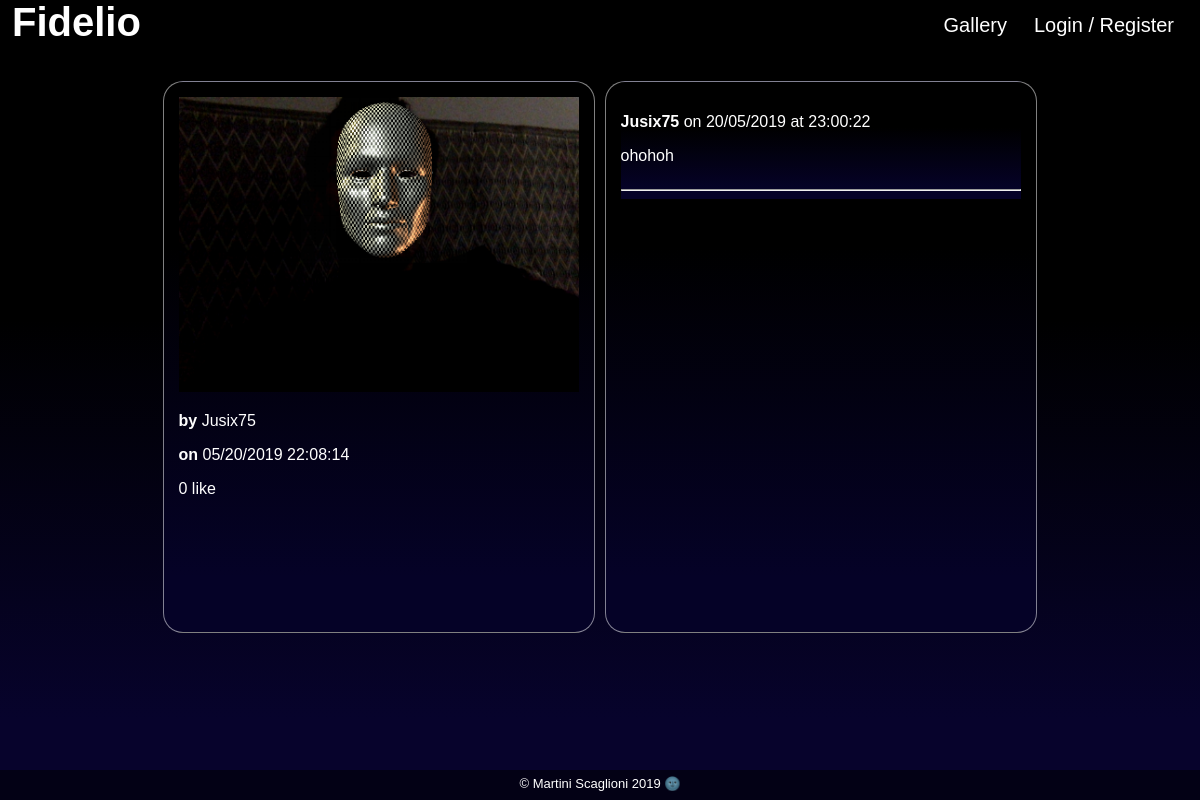
The page /index.php?view=picture&id=47 on the database as committed earlier.
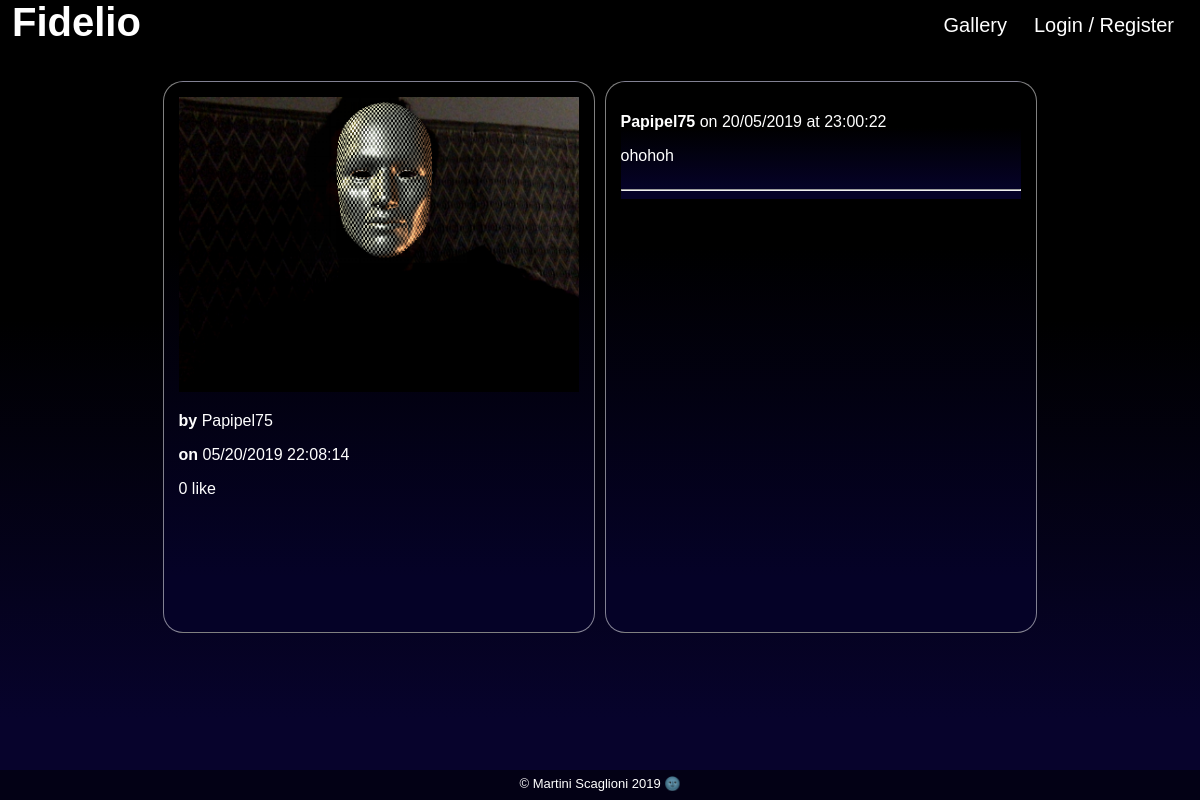
The same page on the database as committed later.
### tables this page shows
CREATE TABLE `users` (
  `user_id` int(11) NOT NULL,
  `user_name` varchar(100) NOT NULL,
  `user_email` varchar(100) NOT NULL,
  `user_password` text NOT NULL,
  `hash` text NOT NULL,
  `account_valid` int(11) NOT NULL,
  `notifications` int(1) NOT NULL
);

CREATE TABLE `comments` (
  `id` int(11) NOT NULL,
  `picture_id` int(11) NOT NULL,
  `user_id` int(100) NOT NULL,
  `comment` text NOT NULL,
  `comment_date` datetime NOT NULL
);

### model/PictureManager.php (called while the page is built, shortened)
<?
class PictureManager extends Manager
{
    public function getPictures($picture_id)
    {
        $db = $this->dbConnect();
        if ($picture_id != '')
        {
            $pictures = $db->prepare("SELECT picture_id, user_id, content FROM pictures WHERE picture_id = '$picture_id'");
            $pictures->execute();
        }
        else
        {
            $pictures = $db->prepare('SELECT picture_id, user_id, content FROM pictures ORDER BY picture_id DESC');
            $pictures->execute();
        }
        return $pictures;
    }
}

### model/UserManager.php (called while the page is built, shortened)
<?
class UserManager extends Manager
{
    public function getUsers()
    {
        $db = $this->dbConnect();
        $req = $db->prepare("SELECT user_id, user_name, user_email, user_password, hash, account_valid, notifications FROM users ORDER BY user_id");
        $req->execute();
        return $req;
    }
}

### model/CommentManager.php (called while the page is built, shortened)
<?
class CommentManager extends Manager
{
    public function getComments()
    {
        $db = $this->dbConnect();
        $comments = $db->prepare('SELECT id, picture_id, user_id, comment, DATE_FORMAT(comment_date, \'%d/%m/%Y at %H:%i:%s\') AS comment_date_fr FROM comments ORDER BY id ASC');
        $comments->execute();
        return $comments;
    }
}

### view/pictureView.php (the view, shortened to what the changed rows need)
        <div class="main_nav">
            <?php
                $user = $users->fetchAll();
                $comment = $comments->fetchAll();
                $like = $likes->fetchAll();
                $pictures = $gallery->fetchAll();
                $likes_nb = 0;
                for ($i = 0; $pictures[$i]; $i++)
                {
                    if ($pictures[$i]['picture_id'] == $picture_id)
                    {
                        $img = $pictures[$i]['content'];
                        $picture_was_taken_by = $pictures[$i]['user_id'];
                    }
                }
                for ($i = 0; $user[$i]; $i++)
                {
                    if ($picture_was_taken_by == $user[$i]['user_id'])
                    {
                        $picture_author = $user[$i]['user_name'];
                    }
                }
                for ($i = 0; $like[$i]; $i++)
                {
                    if ($like[$i]['picture_id'] == $picture_id)
                    {
                        $likes_nb++;
                    }
                    if ($like[$i]['picture_id'] == $picture_id && $like[$i]['user_id'] == $loggued_user_id)
                    {
                        $user_has_liked = 1;
                    }
                }
                $date = strstr($img, ':');
                $date = substr($date, 1);
                $date = strtok($date, '.');
            ?>
            <div class="picture_view">
                <?php
                    echo '<img class="single-picture" src="pictures/snaps/'.$img.'"/>';
                ?>
                <p><strong>by </strong><?= $picture_author ?></p>
                <p><strong>on </strong><?= date('m/d/Y H:i:s', $date) ?></p>
                <?php
                    if ($likes_nb < 2)
                    {
                        echo '<p id="likes"> '.$likes_nb.' like</p>';
                    } else {
                        echo '<p id="likes"> '.$likes_nb.' likes</p>';
                    }
                ?>
            </div>
            <div class="comment_view">
                <?php
                    for ($i = 0; $comment[$i]; $i++)
                    {
                        if ($comment[$i]['picture_id'] == $picture_id)
                        {
                            $j++;
                        }
                    }
                    if ($j > 0)
                    {
                        if ($_SESSION['loggued_on_user'])
                        {
                            $section = 'comments_section';
                        } else {
                            $section = 'comments_section_full';
                        }
                ?>
                <section class="<?= $section ?>">
                    <?php
                        for ($i = 0; $comment[$i]; $i++)
                        {
                            $i++;
                        }
                        while ($i-- > 0)
                        {
                            if ($comment[$i]['picture_id'] == $picture_id)
                            {
                                for ($j = 0; $user[$j]; $j++)
                                {
                                    if ($user[$j]['user_id'] == $comment[$i]['user_id'])
                                    {
                                        $commentor = $user[$j]['user_name'];
                                    }
                                }
                    ?>
                        <div class='single_comment' style="overflow: hidden">
                            <p><strong><?= htmlspecialchars($commentor) ?></strong> on <?= $comment[$i]['comment_date_fr'] ?>
                            <p><?= nl2br(htmlspecialchars($comment[$i]['comment'])) ?></p>
                        </div>
                        <hr>
                    <?php
                            }
                        }
                    ?>
                </section>
                <?php
                    }
                    else {
                        echo '  <div class="picture_special_p">
                                    <p> No comments yet </p>
                                </div>';
                    }
                ?>
            </div>
        </div>
<?php require('view/template.php'); ?>

Rows that differ between the two databases and show on the page:
changed users: user_name "Jusix75" → "Papipel75"
changed through a linked row, comments "ohohoh": user.user_name "Jusix75" → "Papipel75"
